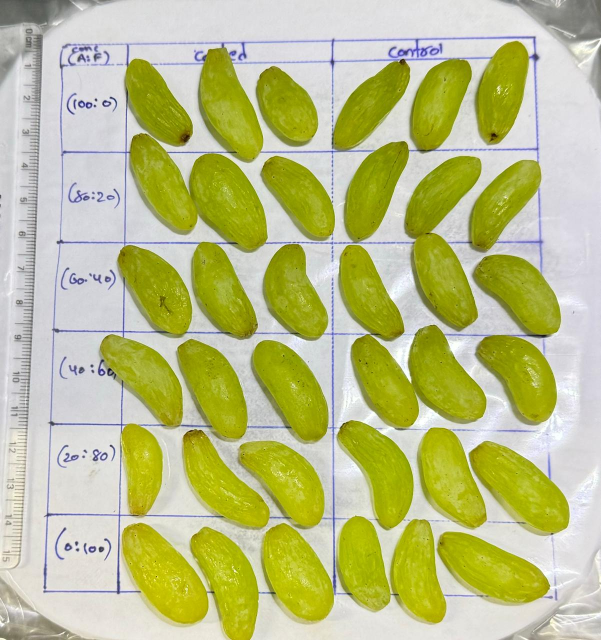
#> input picture WhatsApp Image 2026-02-28 at 10.34.52.jpeg, 1202 x 1280 px (shown at 1/2 size)
$ python -i image_pipeline.py   (imports and definitions only)
#> lines starting #> are read from the running program, lines starting #| are printed output that depends on the picture; after the words box and inside, x2 and y2 are one past the last pixel; in counts of white or black regions, pixels touching at a corner belong together
"""
image_pipeline.py — All image processing steps.

run_pipeline() takes ONE original image and produces ALL pipeline steps.
"""

import cv2
import numpy as np
from scipy.ndimage import binary_fill_holes


def run_pipeline(original_rgb: np.ndarray) -> dict:
    """
    Input:  original_rgb — raw photo as np.ndarray, shape (H, W, 3), dtype uint8, RGB
    Output: dict with keys:
        'step1_original'    — original image
        'step2_bg_removed'  — grapes on black background
        'step3_binary'      — white grapes on black (matches ImageJ binary)
        'step4_day0_overlay'— Day 0 reference boundaries drawn on original
        'step5_adapted'     — adapted boundaries for this session
        'step6_measured'    — filled measurement regions
    (Steps 4-6 are filled in by mask_engine after loading masks.)
    """
    step1 = original_rgb.copy()
    step2 = generate_bg_removed(original_rgb)
    step3 = generate_binary(step2)

    return {
        "step1_original":    step1,
        "step2_bg_removed":  step2,
        "step3_binary":      step3,
    }


def generate_bg_removed(original_rgb: np.ndarray) -> np.ndarray:
    """
    Step 2: Remove white background and dark plastic wrap edges.
    Output: grapes in original color on pure black background.
    Matches ImageJ's background subtraction output.
    """
    R = original_rgb[:, :, 0].astype(np.float32)
    G = original_rgb[:, :, 1].astype(np.float32)
    B = original_rgb[:, :, 2].astype(np.float32)
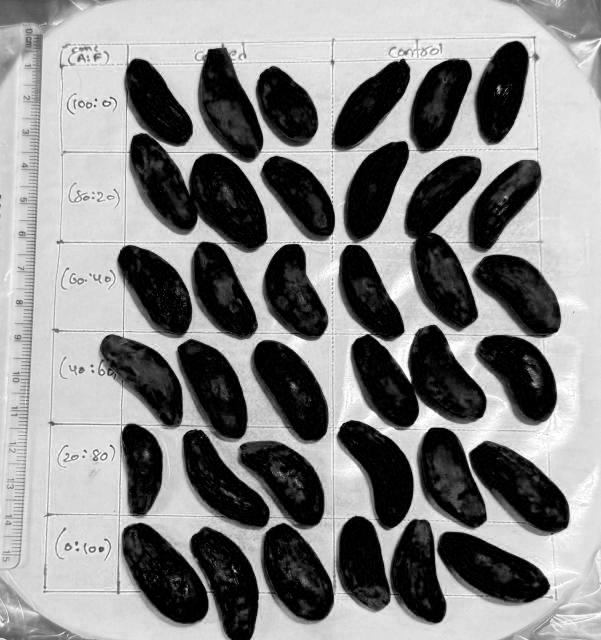
#> B: shape (1280, 1202) float32 (shown at 1/2 size); min 0, max 255, mean 133.4

    # White paper background: all channels high
    is_white_bg = (R > 185) & (G > 185) & (B > 185)
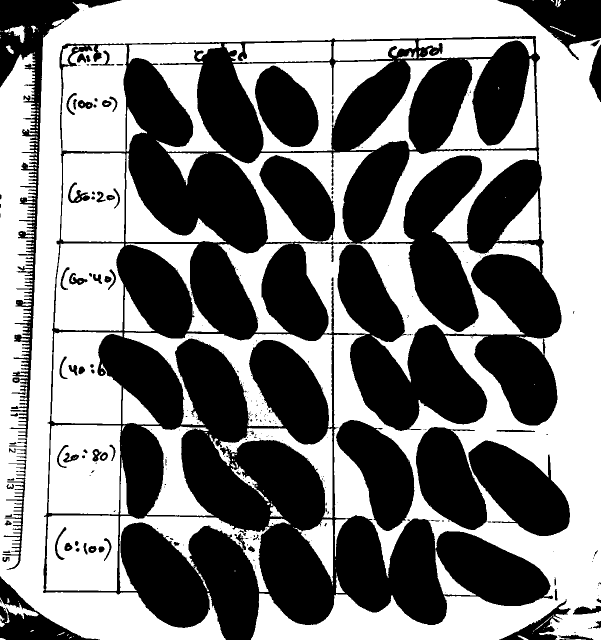
#> is_white_bg: shape (1280, 1202) bool (shown at 1/2 size); 51.7% white; 299 black regions (200 under 20 px), largest, box (x1, y1, x2, y2) and area: (86, 72, 1123, 1280) 589597, (0, 0, 243, 876) 25415, (937, 881, 1140, 1072) 22523

    # Dark plastic wrap border around tray
    is_dark_wrap = (R < 50) & (G < 50) & (B < 50)
#> is_dark_wrap: shape (1280, 1202) bool; 0.02% white in thin lines or dots, all inside (x1, y1, x2, y2) = (204, 118, 1092, 1188)

    bg_removed = original_rgb.copy()
    bg_removed[is_white_bg | is_dark_wrap] = [0, 0, 0]
    return bg_removed


def generate_binary(bg_removed: np.ndarray) -> np.ndarray:
    """
    Step 3: Convert bg-removed image to binary mask.
    Grapes = white (255), everything else = black (0).
    Matches ImageJ's Make Binary + Fill Holes output.

    Algorithm:
    1. Detect green/yellow grape pixels by HSV color range
    2. Exclude blue grid lines
    3. Morphological close to bridge small gaps within grapes
    4. Fill holes (captures brown stem tips enclosed by green)
    5. Remove small noise blobs
    """
    hsv = cv2.cvtColor(bg_removed, cv2.COLOR_RGB2HSV)
#> hsv: shape (1280, 1202, 3); mean H, S, V 18, 93.4, 80

    # ── Shadow correction (segmentation path only) ───────────────────────────
    # CLAHE on V lifts shadow-covered grape pixels above the V>55 threshold.
    # H and S are untouched so hue-based grape/grid discrimination is unaffected.
    # clipLimit=2.0: conservative boost; tileGridSize=(8,8): ~300x340 px per tile
    # at reference resolution — larger than one grape, keeps local context.
    try:
        clahe = cv2.createCLAHE(clipLimit=2.0, tileGridSize=(8, 8))
        hsv[:, :, 2] = clahe.apply(hsv[:, :, 2])
#> hsv: shape (1280, 1202, 3); mean H, S, V 18, 93.4, 75.5
    except Exception:
        pass  # fallback: proceed with unenhanced V (pre-improvement behaviour)

    H = hsv[:, :, 0]  # 0-179 in OpenCV
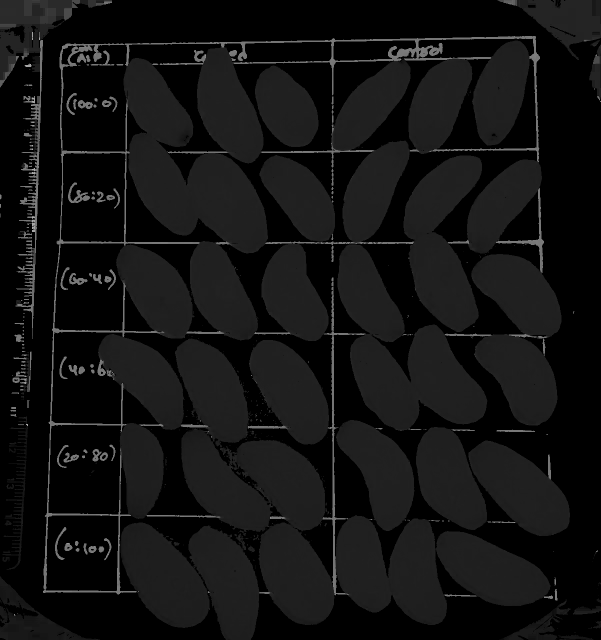
#> H: shape (1280, 1202) (shown at 1/2 size); min 0, max 177, mean 18
    S = hsv[:, :, 1]  # 0-255
    V = hsv[:, :, 2]  # 0-255 (CLAHE-enhanced)
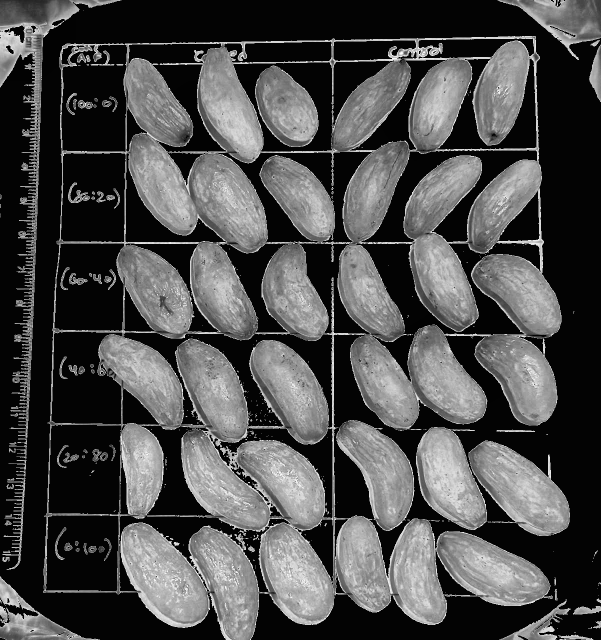
#> V: shape (1280, 1202) (shown at 1/2 size); min 2, max 255, mean 75.5

    # Grape color: yellow-green hue
    is_grape = (H >= 12) & (H <= 100) & (S > 25) & (V > 55)
#> is_grape: shape (1280, 1202) bool; 42.3% white; 164 white regions (105 under 20 px), largest, box (x1, y1, x2, y2) and area: (362, 857, 669, 1250) 60345, (670, 1030, 1101, 1250) 54311, (247, 116, 536, 507) 52595

    # Exclude blue grid lines
    is_grid = (H > 105) & (H < 140) & (S > 60)
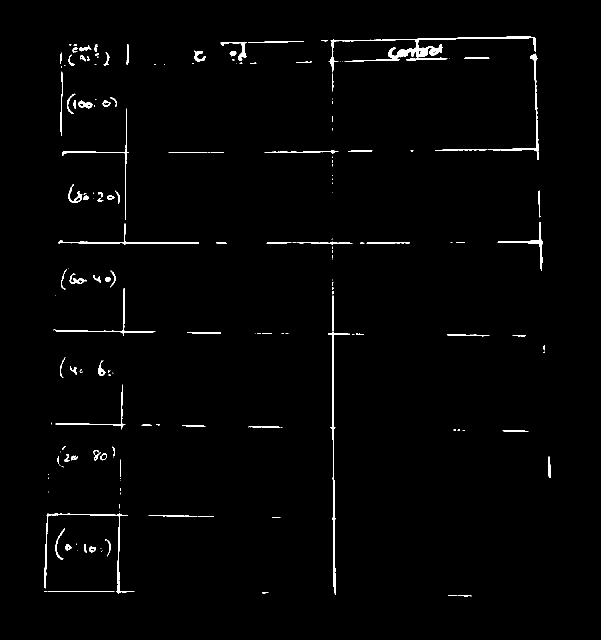
#> is_grid: shape (1280, 1202) bool (shown at 1/2 size); 1.3% white; 182 white regions (92 under 20 px), largest, box (x1, y1, x2, y2) and area: (657, 73, 1072, 145) 3186, (656, 663, 700, 1189) 1766, (88, 1027, 269, 1187) 1198
    is_grape = is_grape & ~is_grid

    grape_mask = is_grape.astype(np.uint8) * 255

    k7 = cv2.getStructuringElement(cv2.MORPH_ELLIPSE, (7, 7))
    k5 = cv2.getStructuringElement(cv2.MORPH_ELLIPSE, (5, 5))
    grape_mask = cv2.morphologyEx(grape_mask, cv2.MORPH_CLOSE, k7, iterations=3)
#> grape_mask: shape (1280, 1202); 44% white; 12 white regions (5 under 20 px), largest, box (x1, y1, x2, y2) and area: (198, 81, 1140, 1280) 609414, (500, 680, 658, 889) 20437, (524, 488, 657, 682) 16978
    grape_mask = cv2.morphologyEx(grape_mask, cv2.MORPH_OPEN,  k5, iterations=1)
#> grape_mask: shape (1280, 1202); 44% white; 9 white regions (1 under 20 px), largest, box (x1, y1, x2, y2) and area: (198, 81, 1140, 1280) 609278, (500, 680, 658, 889) 20434, (524, 488, 657, 682) 16976

    # Fill holes
    grape_mask = binary_fill_holes(grape_mask > 0).astype(np.uint8) * 255
#> grape_mask: shape (1280, 1202); 44.5% white; 9 white regions (1 under 20 px), largest, box (x1, y1, x2, y2) and area: (198, 81, 1140, 1280) 616352, (500, 680, 658, 889) 20434, (524, 488, 657, 682) 16976

    # Remove small blobs (noise, ruler marks, grid artifacts)
    n, labels, stats, _ = cv2.connectedComponentsWithStats(grape_mask, connectivity=8)
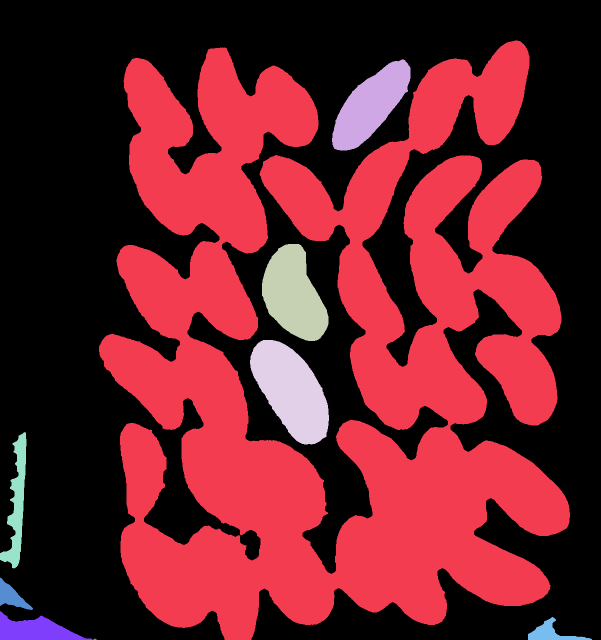
#> labels: shape (1280, 1202) int32 (shown at 1/2 size); 10 distinct labels, from 0 to 9; one colour per label, 0 black
#> n = 10; stats = [[0, 0, 1202, 1280, 854139], [198, 81, 942, 1199, 616352], [664, 119, 157, 182, 14976], [524, 488, 133, 194, 16976], [500, 680, 158, 209, 20434], [0, 864, 53, 273, 5887], [0, 1155, 66, 65, 1865], [0, 1222, 185, 58, 5799], [1056, 1234, 128, 46, 2118], [187, 1277, 6, 3, 14]]
    clean = np.zeros_like(grape_mask)
    for i in range(1, n):
        if stats[i, cv2.CC_STAT_AREA] > 8000:
            clean[labels == i] = 255
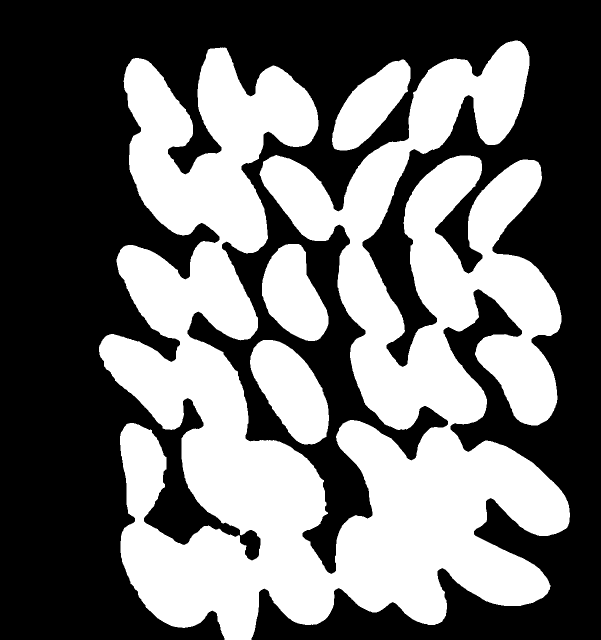
#> clean: shape (1280, 1202) (shown at 1/2 size); 43.5% white; 4 white regions, box (x1, y1, x2, y2) and area: (198, 81, 1140, 1280) 616352, (500, 680, 658, 889) 20434, (524, 488, 657, 682) 16976, (664, 119, 821, 301) 14976

    return clean

>>> import cv2
>>> picture = cv2.cvtColor(cv2.imread('../WhatsApp Image 2026-02-28 at 10.34.52.jpeg'), cv2.COLOR_BGR2RGB)
>>> result = run_pipeline(picture)
#> result = 3 items
